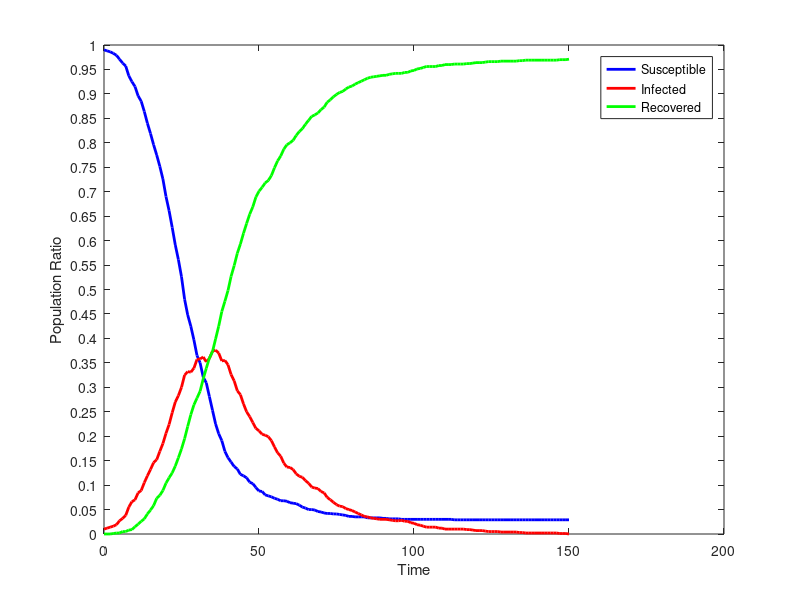

This chart was generated by the following MATLAB code:
dynamics = [
990,10,0;
988,12,0;
986,14,0;
983,16,1;
979,19,2;
971,27,2;
963,32,5;
957,38,5;
937,55,8;
925,66,9;
915,70,15;
896,84,20;
885,89,26;
864,105,31;
840,119,41;
819,132,49;
796,146,58;
775,152,73;
752,169,79;
726,185,89;
690,206,104;
661,224,115;
627,248,125;
591,270,139;
561,283,156;
526,300,174;
480,325,195;
448,332,220;
425,331,244;
397,339,264;
365,357,278;
350,358,292;
321,362,317;
309,352,339;
281,359,360;
253,374,373;
225,376,399;
205,370,425;
191,354,455;
169,355,476;
156,346,498;
147,326,527;
138,313,549;
133,293,574;
122,285,593;
119,266,615;
115,250,635;
106,240,654;
103,228,669;
95,216,689;
88,211,701;
87,204,709;
80,202,718;
78,199,723;
76,191,733;
73,178,749;
71,166,763;
68,159,773;
68,145,787;
67,137,796;
64,136,800;
63,132,805;
62,123,815;
59,118,823;
55,116,829;
53,109,838;
50,104,846;
50,96,854;
49,94,857;
46,93,861;
45,87,868;
43,84,873;
42,75,883;
42,70,888;
41,65,894;
41,60,899;
40,57,903;
39,56,905;
38,52,910;
36,50,914;
36,48,916;
35,45,920;
35,42,923;
35,39,926;
35,36,929;
33,35,932;
33,33,934;
33,32,935;
33,31,936;
33,30,937;
32,30,938;
32,30,938;
31,29,940;
31,28,941;
31,27,942;
31,27,942;
30,28,942;
30,26,944;
30,26,944;
30,23,947;
30,22,948;
30,19,951;
30,18,952;
30,16,954;
30,14,956;
30,14,956;
30,14,956;
30,14,956;
30,12,958;
30,12,958;
30,10,960;
30,10,960;
30,10,960;
29,10,961;
29,10,961;
29,10,961;
29,10,961;
29,9,962;
29,9,962;
29,8,963;
29,7,964;
29,7,964;
29,7,964;
29,6,965;
29,5,966;
29,5,966;
29,5,966;
29,5,966;
29,4,967;
29,4,967;
29,4,967;
29,4,967;
29,4,967;
29,4,967;
29,3,968;
29,3,968;
29,2,969;
29,2,969;
29,2,969;
29,2,969;
29,2,969;
29,2,969;
29,2,969;
29,2,969;
29,2,969;
29,2,969;
29,2,969;
29,1,970;
29,1,970;
29,1,970;
29,0,971;
];
susceptible = dynamics (:, 1);
infected = dynamics (:, 2);
recovered = dynamics (:, 3);
totalPopulation = susceptible(1) + infected(1) + recovered(1);
susceptibleRatio = susceptible ./ totalPopulation;
infectedRatio = infected ./ totalPopulation;
recoveredRatio = recovered ./ totalPopulation;
steps = length (susceptible);
indices = 0 : steps - 1;
figure
plot (indices, susceptibleRatio.', 'color', 'blue', 'linewidth', 2);
hold on
plot (indices, infectedRatio.', 'color', 'red', 'linewidth', 2);
hold on
plot (indices, recoveredRatio.', 'color', 'green', 'linewidth', 2);
set(gca,'YTick',0:0.05:1.0);
xlabel ('Time');
ylabel ('Population Ratio');
legend('Susceptible','Infected', 'Recovered');
